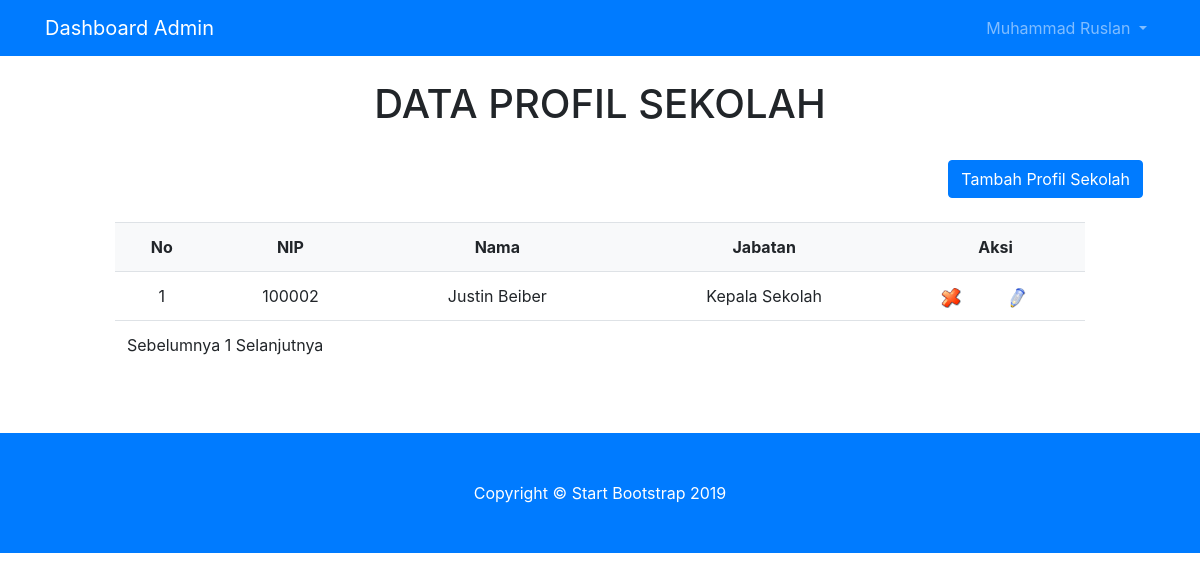
The page /dashboard/profil_sch/profil_data.php (signed in) on the database its author committed.
### tables this page shows
CREATE TABLE IF NOT EXISTS `profilsekolah` (
  `idProfil` int(11) NOT NULL,
  `nip` int(11) DEFAULT NULL
);

CREATE TABLE IF NOT EXISTS `guru` (
  `nip` int(11) NOT NULL,
  `nama` varchar(100) NOT NULL,
  `alamat` varchar(100) DEFAULT NULL,
  `gender` char(1) NOT NULL,
  `tglLahir` date DEFAULT NULL,
  `tempatLahir` varchar(100) DEFAULT NULL,
  `pass` int(11) DEFAULT NULL,
  `idJabatan` int(11) DEFAULT NULL,
  `agama` varchar(100) NOT NULL,
  `pathImg` varchar(100) DEFAULT NULL
);

CREATE TABLE IF NOT EXISTS `jabatan` (
`idJabatan` int(11) NOT NULL,
  `nama` varchar(100) DEFAULT NULL
);

### dashboard/profil_sch/profil_data.php (the view, shortened to what this page needs)
<?php
include '../layout/header.php';
if (empty($_SESSION['username']) AND empty($_SESSION['status'])) {
	echo "<center>Untuk mengakses halaman ini, Anda harus login <br>";
	echo "<a href=index.php><b>LOGIN</b></a></center>";
}
else{
	?>
	<br>
	<div class="container-fluid">
		<center><h1>DATA PROFIL SEKOLAH</h1></center>
		<div class="row">
			<div class="col-md-1"></div>
			<div class="col-md-10">
				<br>
					<form action="profil_tambah.php">
						<div class="row">
							<div class="col-md-10">
							</div>
							<div class="col-md-2"><center><input type="submit" class="btn btn-primary" value="Tambah Profil Sekolah" /></center></div>
						</div>
						<br>
						<table class="table" >
							<tr class="bg-light">
									<td><div align="center"><strong>No</strong></div></td>
									<td><div align="center"><strong>NIP</strong></div></td>
									<td><div align="center"><strong>Nama</strong></div></td>
									<td><div align="center"><strong>Jabatan</strong></div></td>
									<td colspan="2"><div align="center"><strong>Aksi</strong></div></td>
								</tr>
								<?php
								$batas = 20;
								$pg = isset( $_GET['pg'] ) ? $_GET['pg'] : "";
								if ( empty( $pg ) ) {
									$posisi = 0;
									$pg = 1;
								} else {
									$posisi = ( $pg - 1 ) * $batas;
								}
								$no=0+$posisi;
								$tampil="SELECT profilsekolah.idProfil, profilsekolah.nip, guru.nama, jabatan.nama as jabatan FROM profilsekolah join guru on guru.nip = profilsekolah.nip join jabatan on jabatan.idJabatan = guru.idJabatan limit $posisi, $batas";
								$qryTampil=mysql_query($tampil);
								while ($dataTampil=mysql_fetch_array($qryTampil)) {
									$no++;
									?>
									<tr bgcolor="#FFFFFF">
										<td align="center"><?php echo $no ; ?></td>
										<td align="center"><?php echo $dataTampil['nip']; ?></td>
										<td align="center"><?php echo $dataTampil['nama']; ?></td>
										<td align="center"><?php echo $dataTampil['jabatan']; ?></td>
										<td>
											<div align="center">
												<a href="profil_hapus.php?idProfil=<?php echo $dataTampil['idProfil'] ; ?>" onclick="javascript: return confirm('Anda yakin hapus ?')"><img src="gambar/hapus.png" width="20"></a>
											</td>
											<td>
												<a href="profil_edit.php?idProfil=<?php echo $dataTampil['idProfil']; ?>"><img src="gambar/edit.png" width="20"></a>
											</div>
								<?php } ?>
								<tr bgcolor="#FFFFFF">
									<td colspan="11">
										<?php
										$jml_data = mysql_num_rows(mysql_query("SELECT * FROM profilsekolah"));
			$JmlHalaman = ceil($jml_data/$batas);
			if ( $pg > 1 ) {
				$link = $pg-1;
				$prev = "<a href='?pg=$link'>Sebelumnya </a>";
			} else {
				$prev = "Sebelumnya ";
			}
			$nmr = '';
			for ( $i = 1; $i<= $JmlHalaman; $i++ ){
				if ( $i == $pg ) {
					$nmr .= $i . " ";
				} else {
					$nmr .= "<a href='?pg=$i'>$i</a> ";
				}
			}
			if ( $pg < $JmlHalaman ) {
				$link = $pg + 1;
				$next = " <a href='?pg=$link'>Selanjutnya</a>";
			} else {
				$next = "Selanjutnya";
			}
			echo $prev . $nmr . $next;
			?>
		</td>
	</tr>
<br>
<br>
</div>
<div class="col-md-1"></div>
</div>
<?php }
include '../layout/footer.php';
?>

### dashboard/profil_sch/css/heroic-features.css (style rules this page uses)
body { padding-top: 56px; }

### rows shown on the page
profilsekolah: nip "100002", nip.nama "Justin Beiber", jabatan.nama "Kepala Sekolah"

### other values the page prints
$_SESSION['username'] "Muhammad Ruslan"
$prev "Sebelumnya"
$next "Selanjutnya"
